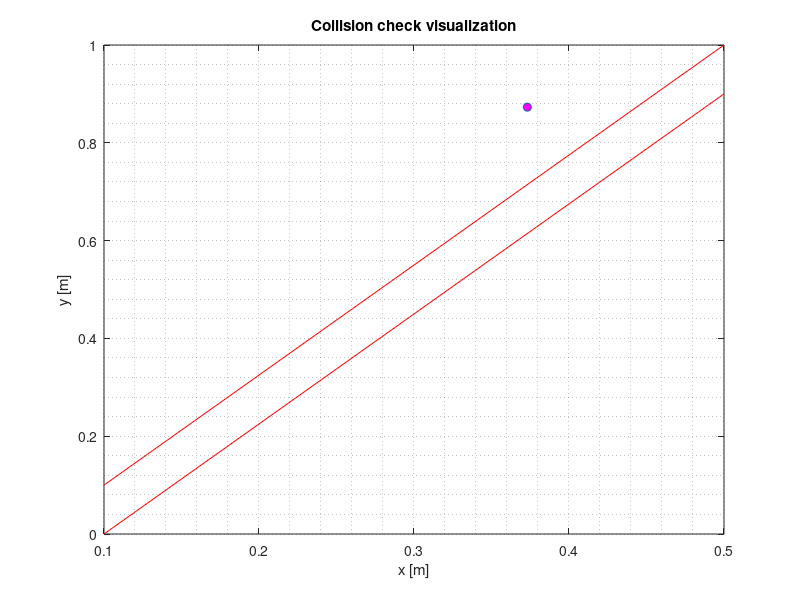

Reproduce this figure in MATLAB.
clc
clear
close all

% Seed of random numbers
% rng(100);

% Maze parameter
maze_thickness = 0.1; maze_gap = 0.5; maze_height = 1.0;

% Point to check
X_MIN = maze_thickness; X_MAX = maze_gap; Y_MIN = 0; Y_MAX = maze_height; 
pt = [X_MIN + rand*(X_MAX - X_MIN), Y_MIN + rand*(Y_MAX - Y_MIN)];

% Two end points of the line
X1 = [maze_thickness, maze_thickness; maze_gap maze_height];
X2 = [maze_thickness, 0; maze_gap maze_height-maze_thickness];

% Define the line equations
w1 = [X1(2, 2) - X1(1, 2); X1(1, 1) - X1(2, 1)];
b1 = X1(1, 1)*(X1(1, 2) - X1(2, 2)) + X1(1, 2)*(X1(2, 1) - X1(1, 1));

w2 = [X2(2, 2) - X2(1, 2); X2(1, 1) - X2(2, 1)];
b2 = X2(1, 1)*(X2(1, 2) - X2(2, 2)) + X2(1, 2)*(X2(2, 1) - X2(1, 1));

% Check values for w^T*x + b
val1 = pt*w1 + b1; fprintf("Distance of the point from line 1: %2.6f\n", val1);
val2 = pt*w2 + b2; fprintf("Distance of the point from line 2: %2.6f\n", val2);

is_collision = 1;
if val1 > 0 && val2 < 0
    is_collision = 0;
    fprintf("The point is in collision \n");
end

% Plot line
plot(X1(:, 1), X1(:, 2), 'r');
hold on;
plot(X2(:, 1), X2(:, 2), 'r');

if is_collision
    marker_color = 'm';
else
    marker_color = 'g';
end

plot(pt(1), pt(2), 'o', 'MarkerFaceColor', marker_color);
grid minor;
title("Collision check visualization")
xlabel('x [m]');
ylabel('y [m]');